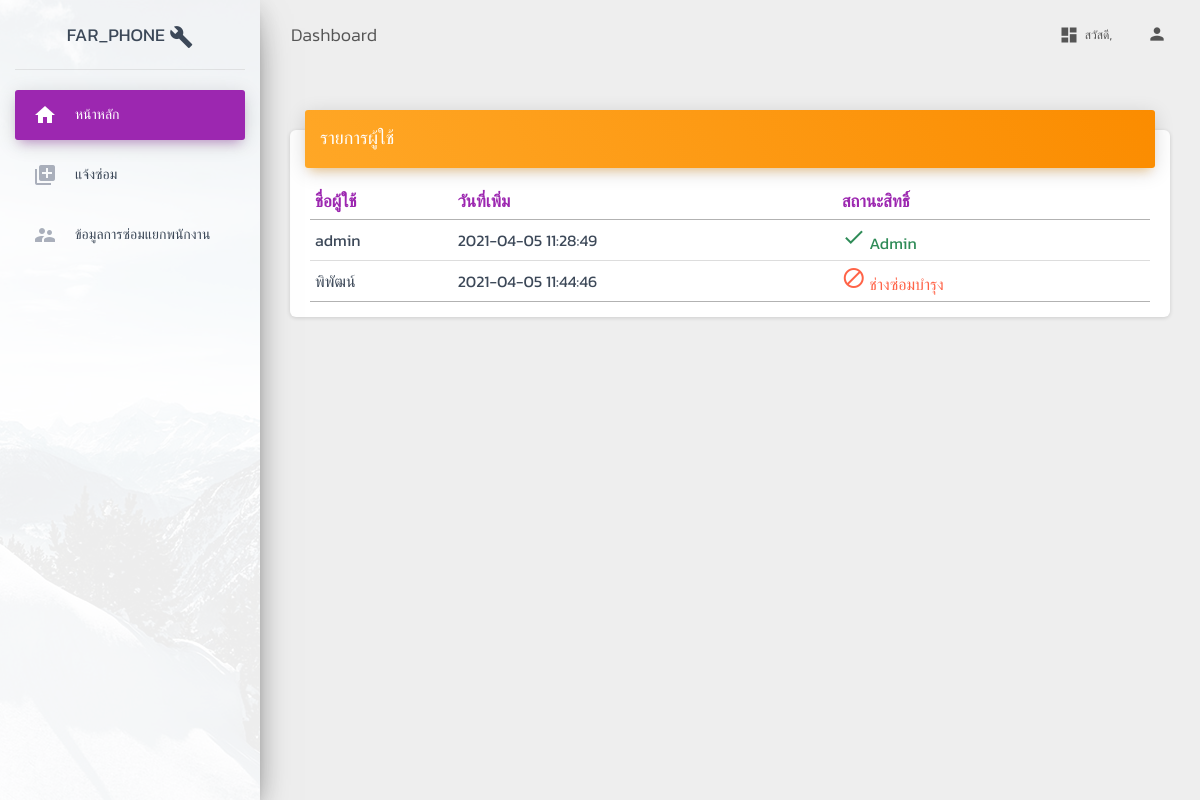
The app's page /dashboard/insertform/form/users.php with its own data.
### tables this page shows
CREATE TABLE `tblusers` (
  `id` int(11) NOT NULL,
  `fullname` varchar(255) NOT NULL,
  `username` varchar(255) NOT NULL,
  `useremail` varchar(255) NOT NULL,
  `provinces_id` varchar(250) NOT NULL,
  `amphures_id` varchar(250) NOT NULL,
  `districts_id` varchar(250) NOT NULL,
  `role_id` int(10) NOT NULL,
  `password` varchar(255) NOT NULL,
  `regdate` timestamp NOT NULL DEFAULT current_timestamp() ON UPDATE current_timestamp()
);

### dashboard/conf/functions.php (called while the page is built, shortened)
<?php
    class DB_con {
        function __construct() {
            $conn = mysqli_connect(DB_SERVER, DB_USER, DB_PASS, DB_NAME);
            $this->dbcon = $conn;
        }
         public function fetchdata() {
            $result = mysqli_query($this->dbcon, "SELECT * FROM tblusers");
            return $result;
        }
}
?>

### dashboard/insertform/form/users.php (the view, shortened to what this page needs)
<?php
  include_once '../../conf/nav.php';
  include_once '../../conf/functions.php';
  $products = new DB_con();
?>
<link rel="stylesheet" href="../../../node_modules/sweetalert2/dist/sweetalert2.min.css">
<body class="">
  <div class="wrapper ">
    <div class="main-panel">
      <?php
      include_once '../../conf/header.php';
      ?>
      <div class="content">
        <div class="container-fluid">
          <div class="row">
            <div class="col-md-12">
              <div class="card">
                <div class="card-header card-header-warning">
                  <h4 class="card-title ">รายการผู้ใช้</h4>
                    </div>
                    <div class="card-body">
                      <table class="table" id="example">
                        <thead class=" text-primary">
                          <th class="text-primary">ชื่อผู้ใช้</th>
                          <th class="text-primary">วันที่เพิ่ม</th>
                          <th class="text-primary">สถานะสิทธิ์</th>
                          <th class="text-primary"></th>
                        </thead>
                        <tbody>
                        <?php
                          $sql = $products->fetchdata();
                          while($row = mysqli_fetch_array($sql))
                          {
                        ?>
                        <tr>
                          <td><?php echo $row['fullname'];?></td>
                          <td><?php echo $row['regdate'];?></td>
                          <?php if($row['role_id']==999) : ?>
                            <td><span style="color:#2E8B57;font-weight:"><i class="material-icons">check</i> Admin</span></td>
                          <?php endif; ?>
                          <!-- <?php if($row['role_id']==666) : ?>
                            <td><span style="color:#FF6347;font-weight:"><i class="material-icons">block</i> Users</span></td>
                          <?php endif; ?>
                          <?php if($row['role_id']==2) : ?> -->
                            <td><span style="color:#FF6347;font-weight:"><i class="material-icons">block</i> ช่างซ่อมบำรุง</span></td>
                          <?php endif; ?>
                          <?php if($row['role_id']==0) : ?>
                            <td><span style="color:#000;font-weight:"><i class="material-icons">block</i> Staff</span></td>
                          <?php endif; ?>
                          <td>
                          <!-- <?php if($row['role_id']!=999) : ?>
                          <a class="btn btn-info"  href="conf/changerole?repair_id=<?php echo $row['id']; ?>" role="button">
                          แก้ไขสิทธิ์ <i class="material-icons">build</i></a>
                          <?php endif; ?> -->
                          </td>
                        </tr>
                        <?php
                            }
                        ?>
                      </tbody>
                    </table>
                  </div>
                </div>
              </div>
            </div>
          </div>
        </div>
      </div>
    </div>
</body>
</html>

### dashboard/conf/header.php (style rules this page uses)
body { font-family: 'Kanit', sans-serif; }
h1,h2,h3,h4,h5 { font-family: 'Kanit', sans-serif; }

### records on screen
tblusers: fullname "admin", regdate "2021-04-05 11:28:49", shows "Admin"
tblusers: fullname "พิพัฒน์", regdate "2021-04-05 11:44:46", shows "ช่างซ่อมบำรุง"
